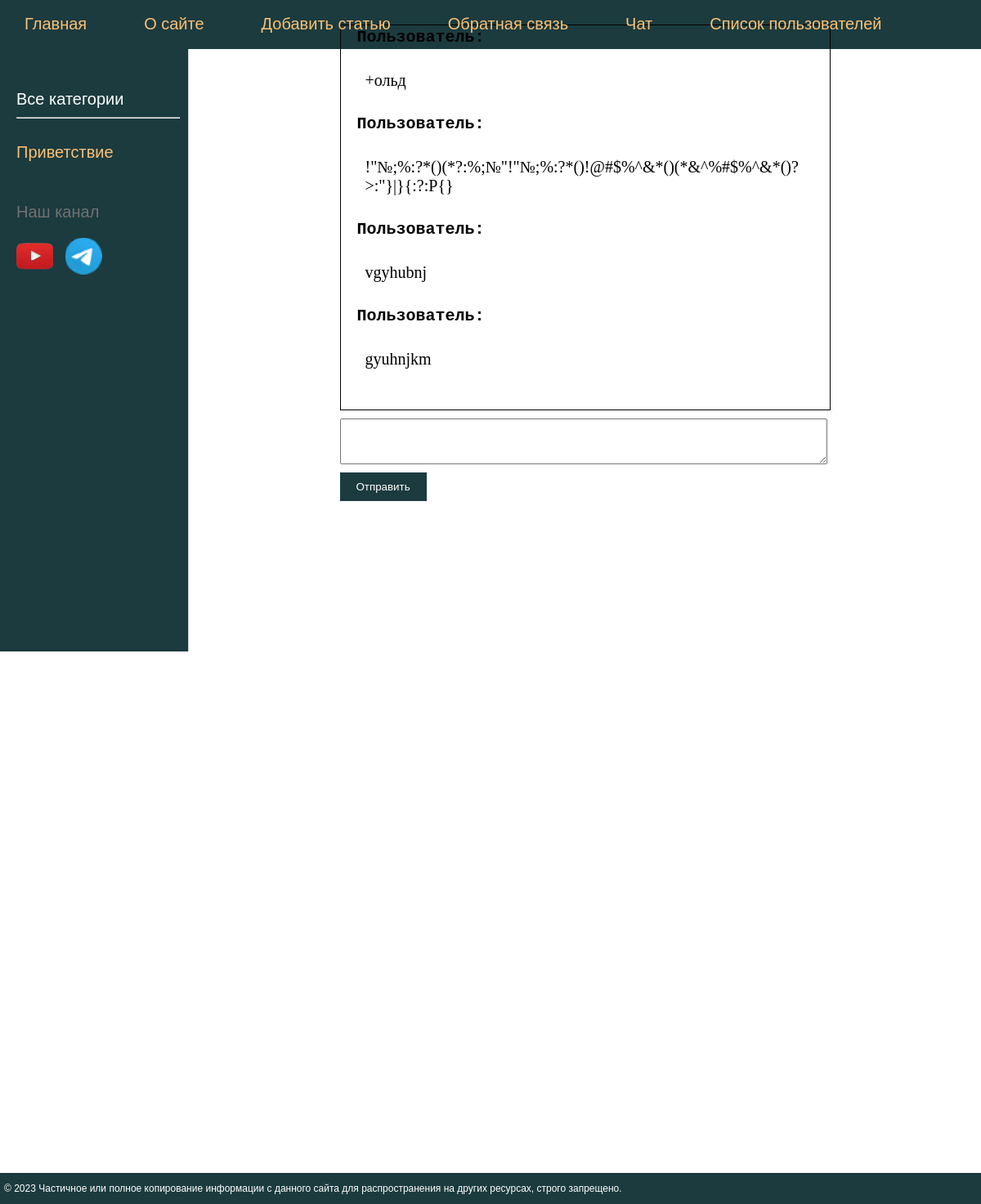
Page /chat/ (signed in) on the committed database.
### car/models.py (models this page shows, shortened)
class Category(models.Model):
    name = models.CharField(max_length=100, db_index=True, verbose_name="Категории")
    slug = models.SlugField(max_length=300, unique=True, db_index=True, verbose_name="URL")
    def get_absolute_url(self):
        return reverse('category', kwargs={'cat_slug': self.slug})
    class Meta:
        verbose_name = 'категории'
        verbose_name_plural = 'Категории'
        ordering = ['id']

class Message(models.Model):
    sender = models.ForeignKey(User, on_delete=models.CASCADE)
    content = models.TextField()
    timestamp = models.DateTimeField(auto_now_add=True)

### car/views.py (the view, shortened to what this page needs)
# urls.py: path('chat/', ChatView.as_view(), name='chat'),
class ChatView(DataMixin, TemplateView):
    template_name = 'car/chat.html'
    def get_context_data(self, **kwargs):
        context = super().get_context_data(**kwargs)
        messages = Message.objects.order_by('timestamp')
        form = MessageForm()
        cats = Category.objects.all()
        c_def = self.get_user_context()
        context.update({
            'messages': messages,
            'form': form,
        })
        context = {**context, **c_def}  # Объединение словарей
        return context

### car/forms.py
class MessageForm(forms.ModelForm):
    class Meta:
        model = Message
        fields = ['content']

### car/utils.py (called while the page is built)
    def get_user_context(self, **kwargs):
        context = kwargs
        cats = Category.objects.annotate(Count('car'))
        user_menu = menu.copy()
        if not self.request.user.is_authenticated:
            user_menu.pop(1)
        context['menu'] = user_menu
        context['cats'] = cats
        if 'cat_selected' not in context:
            context['cat_selected'] = 0
        return context

### car/templates/car/chat.html (shortened to what this page needs)
{% extends 'car/base.html' %}
{% block content %}
<div class="cont">
    <div class="for">
    <div class="message-container" id="message-container">
        <div class="container">
            {% for message in messages %}
            <div class="message">
                <p class="sender">{{ message.sender }}:</p>
                <p class="content">{{ message.content }}</p>
            </div>
            {% endfor %}
        </div>
    </div>
    </div>
    <form class="form1" method="POST" action="{% url 'chat' %}">
        <div class="form-row">
            <div class="form-group">
                {{ form.content }}
            </div>
            <div class="form-group">
                <button type="submit" class="send-button">Отправить</button>
            </div>
        </div>
    </form>
</div>
{% endblock %}

### car/templates/car/base.html (shortened to what this page needs)
{% load static %}
{% load car_tags %}
<!DOCTYPE html>
<html>
<head>
	<link type="text/css" href="{% static 'car/css/styles.css' %}" rel="stylesheet" />
</head>
<body>
	<table class="table-page" border="0" cellpadding="0" cellspacing="0">
		<tr>
			<td valign="top">
				{% block mainmenu %}
				<div class="header">
					<ul id="mainmenu" class="mainmenu">
						<li><a href="{% url 'home' %}">Главная</a></li>
						{% for m in menu %}
						<li><a href="{% url m.url_name %}">{{ m.title }}</a></li>
						{% endfor %}
						{% if request.user.is_authenticated %}
						<li class="last"><a href="{% url 'profile' %}">{{ user.username }}</a> | <a
								href="{% url 'logout' %}">Выйти</a></li>
						{% else %}
						<li class="last"><a href="{% url 'register' %}">Регистрация</a> | <a href="{% url 'login' %}">
								Войти </a></li>
						{% endif %}
					</ul>
				</div>
				{% endblock mainmenu %}
				<table class="table-content" border="0" cellpadding="0" cellspacing="0">
					<tr>
						<td valign="top" class="left-chapters">
							<ul id="leftchapters">
								{% if cat_selected == 0 %}
								<li class="selected">Все категории</li>
								<hr>
								{% else %}
								<li><a href="{% url 'home' %}">Все категории</a></li>
								<hr>
								{% endif %}
								{% for c in cats %}
								{% if c.car__count > 0 %}
								{% if c.pk == cat_selected %}
								<li class="selected">{{ c.name }}</li>
								{% else %}
								<li><a href="{{ c.get_absolute_url }}">{{ c.name }}</a></li>
								{% endif %}
								{% endif %}
								{% endfor %}
								<li class="share">
									<p>Наш канал</p>
									<div class="yt-tg">
										<a class="share-yt" href="https://www.youtube.com/@Shahzod-Ergashev/featured"
											target="_blank" rel="nofollow"></a>
										<a class="share-tg" href="https://t.me/our_telegram_channel" target="_blank"
											rel="nofollow"></a>
									</div>
								</li>
							</ul>
						</td>
						<td valign="top" class="content">
							<div class="content-text">
								{% block content %}
								{% endblock %}
							</div>
						</td>
					</tr>
				</table>
			</td>
		</tr>
		<tr>
			<td valign="top">
				<div id="footer">
					<p>&copy; 2023 Частичное или полное копирование информации с данного сайта для распространения на других ресурсах, строго запрещено.</p>
				</div>
			</td>
		</tr>
	</table>
</body>
</html>

### car/static/car/css/styles.css (style rules this page uses)
html, body { font-family: 'Arial'; margin: 0; padding: 0; height: 100%; width: 100%; color: #444; }
a { color: #0059b2; text-decoration: none; }
.table-page { width: 100%; height: 100%; vertical-align: top; }
.table-page tr { height: 100%; }
.header { background: #1b3b3f; height: 60px; box-sizing: border-box; background: #1b3b3f; height: 60px; }
ul.mainmenu { list-style: none; margin: 0; padding: 0; height: 60px; color: #ffffff; font-size: 20px; overflow: hidden; }
ul.mainmenu li { float: left; margin: 18px 40px 0 30px; }
ul.mainmenu li.last { float: right; }
ul.mainmenu li a { color: #fdc073; text-decoration: none; }
.left-chapters { width: 300px; height: 50vh; margin: 0; overflow-y: auto; background: #1b3b3f; border-right: 1px solid #ccc; box-sizing: border-box; }
.content { padding: 40px 20px 20px 40px; width: calc(100% - 300px); height: 50vh; }
.left-chapters ul { width: 200px; margin: 0; padding: 20px 10px 10px 20px; list-style: none; font-size: 20px; }
.left-chapters ul li { margin: 30px 0 0 0; color: #727171; }
.left-chapters ul li.selected { color: #fff; }
.left-chapters ul li a { color: #fdc073; text-decoration: none; }
.left-chapters ul li.share { margin: 50px 0 0 0; }
.left-chapters ul li.share p { margin: 20px 0 10px 0; }
.left-chapters ul li.share a { display: inline-block; margin: 10px 10px 10px 0; width: 50px; height: 50px; opacity: 1; transition: opacity 0.9s ease; }
.yt-tg { display: flex; }
.left-chapters ul li.share a.share-yt { background: url('../image/yt.png') no-repeat 0 0; }
.left-chapters ul li.share a.share-tg { background: url('../image/tg.png') no-repeat 0 0; }
.content { padding: 20px 20px 20px 20px; width: 100%; height: 100%; }
.content-text { color: #000000; font-size: 20px; font-family: Yandex Sans Display Light; }
#footer { box-sizing: border-box; background: #1b3b3f; padding: 0 5px; color: #ffffff; font-size: 12px; font-family: Verdana, Geneva, Arial, Helvetica; text-align: left; overflow: hidden; }

### car/templates/car/chat.html (style rules this page uses)
.for { margin-top: -40px; }
textarea[name="content"] { width: 100%; height: 50px; max-width: 600px; display: block; margin: 10px 0 10px 0 ; }
.content { padding: 10px; }
.cont { max-width: 600px; margin: 0 auto; }
.form-row { align-items: baseline; }
.form-group { margin-right: 10px; }
.message-container { border: 1px solid #000000; padding: 20px; max-width: 600px; height: 430px; overflow: auto; }
.sender { font-weight: bold; font-family: monospace; }
.send-button { background-color: #1b3b3f; color: white; padding: 10px 20px; border: none; }

### rows in the picture
Category: name "Приветствие"
Message: sender "Пользователь", content "+ольд"
Message: sender "Пользователь", content "!\"№;%:?*()(*?:%;№\"!\"№;%:?*()!@#$%^&*()(*&^%#$%^&*()?>:\"}|}{:?:P{}"
Message: sender "Пользователь", content "vgyhubnj"
Message: sender "Пользователь", content "gyuhnjkm"

### other values in the picture
{{ m.title }} "О сайте" "Добавить статью" "Обратная связь" "Чат" "Список пользователей"
